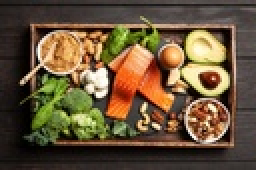
%> input picture Spatial domain non-linear filtering/food1.jpg, 128 x 85 px, shrunk from 799 x 533 before the run (shown 2 times larger)
$ octave KNNMeanFilter.m   (GNU Octave 9; MATLAB toolbox functions it lacks are replaced by stand-ins)
%> lines starting %> are read from the running program, lines starting %| are printed output that depends on the picture
% 3X3 KNN Mean Filter

f = imread('food1.jpg');
%> f is the input picture: size 85x128x3 uint8; mean R, G, B 103.2, 83.4, 57
f = rgb2gray(f);
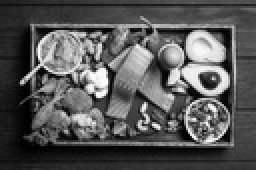
%> f: size 85x128 uint8 (shown 2 times larger); min 0, max 254, mean 86.3
f = double(f)/255.0;
%> f: size 85x128 double

f = imnoise(f, 'salt & pepper', 0.1);
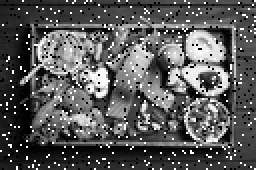
%> f: size 85x128 double (shown 2 times larger); min 0, max 1, mean 0.352
% Introducing salt & pepper noise to the grayscale image

M = size(f,1);
%> M = 85
N = size(f,2);
%> N = 128

P = 1;
Q = 1;
K = 4;
% Parameters for filter size and number of neighbors

vec1 =[];
g = []; % Output Image

for m = 1 : M
    for n = 1 : N
        for p = -P : P
            if m-p < 1
                k = abs(m-p)+1;
            elseif m-p > M
                k = M - ((m-p) - M);
            else
                k = m-p;
            end
            for q = -Q : Q
                if n-q < 1
                    l = abs(n-q)+1;
                elseif n-q > N
                    l = N - ((n-q) - N);
                else
                    l = n-q;
                end
                vec1 = [vec1, f(k,l)];
            end
        end
        vec2 = f(m,n) - vec1; % Difference in brightness value of current pixel with it's neighbors
        for i = 1:length(vec2) % Bubble sort
            for j=1:length(vec2) - i
                if abs(vec2(j)) > abs(vec2(j+1)) % Sorting without considering if the difference is negative or positive
                    temp = vec2(j);
                    vec2(j) = vec2(j+1);
                    vec2(j+1) = temp;
                end
            end
        end
        neighbors = f(m,n) - vec2; % Neighbors in the order of closest to farthest to the main pixel
        g(m,n) = sum(neighbors(2:K+1))/4; % The first value in the array is not considered as it is the value of main pixel. Neighbor pixels start from index 2
        vec1 = [];
    end
end
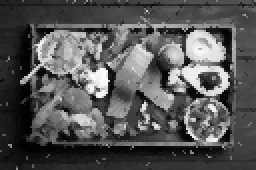
%> g: size 85x128 double (shown 2 times larger); min 0, max 0.993, mean 0.337
%> after the loop, k = 84; l = 127; temp = 0.78; vec2 = [0 0.78 0.78 0.78 0.78 0.78 0.78 0.792 0.792]
figure;
subplot(1,2,1);
imshow(f);
title('Noisy Input Image');
subplot(1,2,2);
imshow(g);
title('KNN Mean Filter Output')

$ run again, with Spatial domain non-linear filtering/KNN.jpg copied over Spatial domain non-linear filtering/food1.jpg
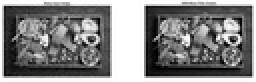
%> input picture Spatial domain non-linear filtering/KNN.jpg, 128 x 41 px, shrunk from 1526 x 492 before the run (shown 2 times larger)
%> f is the input picture: size 41x128x3 uint8; min 0, max 255, mean 131.7
%> `f = imnoise(f, 'salt & pepper', 0.1);`:
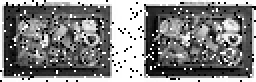
%> f: size 41x128 double (shown 2 times larger); min 0, max 1, mean 0.508
%> after the loop `for m = 1 : M`:
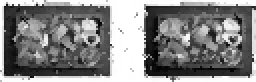
%> g: size 41x128 double (shown 2 times larger); min 0.00098, max 1, mean 0.521
%> after the loop `for m = 1 : M`: k = 40; l = 127; temp = 0.00784; vec2 = [0 0 0 0 0 0.00784 0.00784 0.00784 0.00784]
